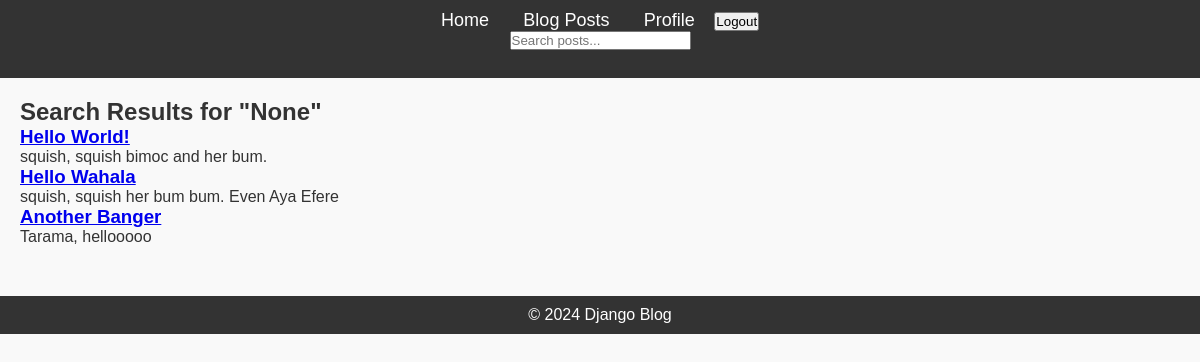
The app's page /search/ (signed in) with its own data.
### blog/models.py (models this page shows, shortened)
class Post(models.Model):
    title = models.CharField(max_length=200)
    content = models.TextField()
    published_date = models.DateTimeField(auto_now=True)
    author = models.ForeignKey(User, on_delete=models.CASCADE, related_name='post')
    tags = TaggableManager()

### blog/views.py (the view)
# urls.py: path('search/', views.search_posts, name='search-posts'),
def search_posts(request):
    query = request.GET.get('q')
    results = Post.objects.all()
    if query:
        results = results.filter(
            Q(title__icontains=query) |
            Q(content__icontains=query) |
            Q(tags__name__icontains=query)
        ).distinct()
    return render(request, 'blog/search_results.html', {'posts': results, 'query': query})

### blog/templates/blog/search_results.html
{% extends 'blog/base.html' %}
{% block content %}
<h2>Search Results for "{{ query }}"</h2>
{% if posts %}
{% for post in posts %}
<h3><a href="{% url 'post-detail' post.pk %}">{{ post.title }}</a></h3>
<p>{{ post.content|truncatechars:150 }}</p>
{% endfor %}
{% else %}
<p>No posts found.</p>
{% endif %}
{% endblock content %}

### blog/static/css/styles.css (style rules this page uses)
* { margin: 0; padding: 0; box-sizing: border-box; }
body { font-family: Arial, sans-serif; background-color: #f9f9f9; color: #333; }

### records on screen
Post: title "Hello World!", content "squish, squish bimoc and her bum."
Post: title "Hello Wahala", content "squish, squish her bum bum. Even Aya Efere"
Post: title "Another Banger", content "Tarama, hellooooo"

### other values on screen
{{ query }} "None"
